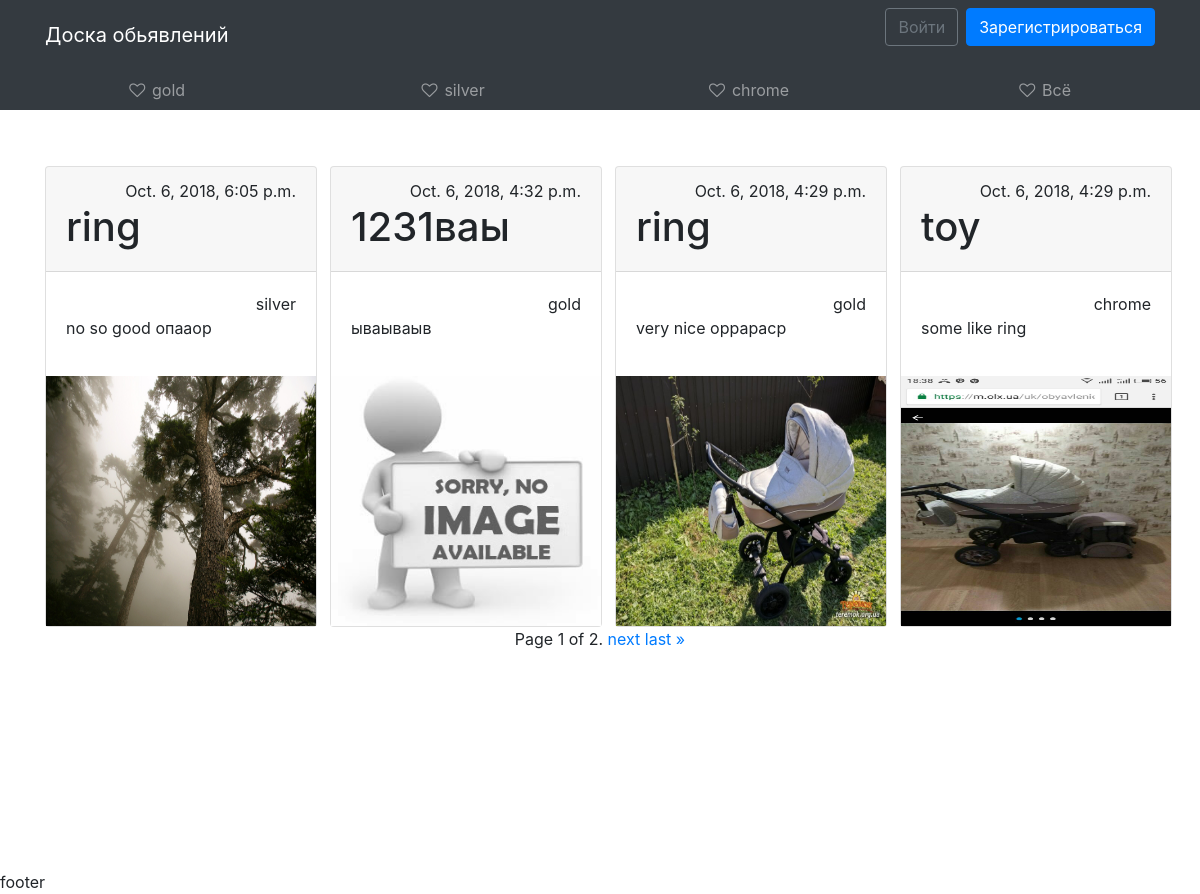
The app's page /, older data.
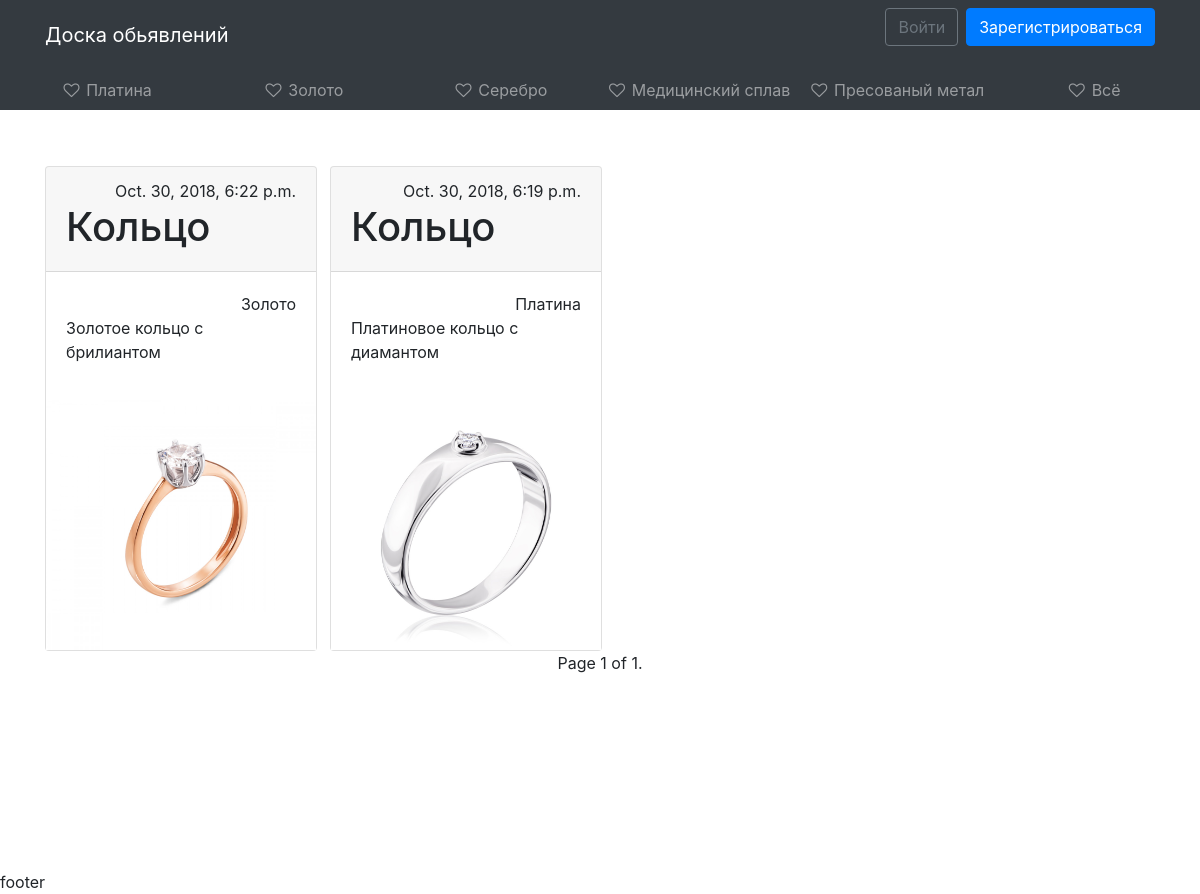
The same page, newer data.
### core/models.py (models this page shows, shortened)
class Category(models.Model):
    category_name = models.CharField(max_length = 20, blank=False, verbose_name=u'category name')

class Product(models.Model):
    DELETED = 0
    TO_MODERETION = 1
    ACTIVE = 2
    MODERATING = (
        (DELETED, 'Deleted'),
        (TO_MODERETION, 'To moderation'),
        (ACTIVE, 'Active')
    )
    STANDART = 0
    VIP = 1
    TO_VIP = (
        (STANDART, 'Standart'),
        (VIP, 'VIP')
    )
    VIP_MODER = (
        (STANDART, 'OK'),
        (VIP, 'Want VIP')
    )
    product_user = models.ForeignKey(User, on_delete=models.CASCADE, verbose_name=u'user', default='')
    product_category = models.ForeignKey('Category', on_delete=models.DO_NOTHING, verbose_name=u'category', related_name='product')
    product_name = models.CharField(max_length=20, blank=False, verbose_name=u'name')
    product_image = models.ImageField(verbose_name=u'foto', default='images/No-image.jpg')
    product_info = models.TextField(verbose_name=u'info')
    product_price = models.PositiveIntegerField(verbose_name=u'price')
    product_status = models.IntegerField(choices=MODERATING, default=TO_MODERETION, verbose_name=u'status')
    product_vip = models.IntegerField(choices=TO_VIP, default=STANDART, verbose_name=u'VIP status')
    product_vip_moderation = models.IntegerField(choices=VIP_MODER, default=STANDART, verbose_name=u'VIP moderation')
    product_datatime_creation = models.DateTimeField(verbose_name=u'Created', auto_now_add=True)

### core/views.py (the view)
# urls.py: path('', views.home, name='home'),
def home(request):
    context = {}
    context['category'] = Category.objects.all()
    paginator = Paginator(Product.objects.filter(product_vip=1).order_by('-product_datatime_creation').all(), 4)
    context['product'] = paginator.get_page(request.GET.get('page'))
    return render(request, template_name='core/home.html', context=context)

### templates/core/home.html (shortened to what this page needs)
{% extends 'base.html' %}
{% load staticfiles %}
{% block content %}
<div class="container">
<div class="row">
{% for item in product %}
  <div class="col col-md-6 col-lg-4 col-xl-3 mt-5">
    <div class="card" id="card">
        <div class="card-header">
            <div class="text-right">
                <p1>{{ item.product_datatime_creation }}</p1>
            </div>
        <h1>{{ item.product_name }}</h1>
        </div>
      <div class="card-body">
          <div class="text-right">
              {{ item.product_category.category_name }}
          </div>
          <p>{{ item.product_info }}</p>
      </div>
        <img src="{{ item.product_image.url }}" alt="..." onclick="location.href='{% url 'detail' pid=item.id %}'" height="250">
    </div>
  </div>
{% endfor %}
</div>
</div>
<div class="pagination">
    <span class="step-links">
        <span class="current">
            Page {{ product.number }} of {{ product.paginator.num_pages }}.
        </span>
        {% if product.has_next %}
            <a href="?page={{ product.next_page_number }}">next</a>
            <a href="?page={{ product.paginator.num_pages }}">last &raquo;</a>
        {% endif %}
    </span>
</div>
{% endblock %}

### templates/base.html (shortened to what this page needs)
{% load staticfiles %}
<html lang="en">
<head>
    <link rel="stylesheet" href="https://stackpath.bootstrapcdn.com/bootstrap/4.1.3/css/bootstrap.min.css">
    <link rel="stylesheet" href="https://cdnjs.cloudflare.com/ajax/libs/font-awesome/4.7.0/css/font-awesome.css">
    <link rel="stylesheet" href="{% static '/css/style.css' %}">
</head>
<body>
{% include 'header.html' %}
{% block sidebar %}
<div class="container-fluid h-100">
    <div class="row d-flex flex-row">
        <aside class="col-1 col-md-2 col-lg-12 h-md-100 p-0 bg-dark top">
            <nav class="navbar navbar-expand navbar-dark bg-dark p-0 px-lg-2">
                <div class="collapse navbar-collapse">
                    <ul class="flex-column flex-lg-row navbar-nav w-100 justify-content-center align-items-center align-items-sm-start text-left text-lg-center">
                        {% for item in category %}
                        <li class="nav-item w-100">
                            <a class="nav-link text-truncate" href="{% url 'category' pid=item.id %}"><i class="fa fa-heart-o fa-fw"></i> <span class="d-none d-md-inline">{{ item.category_name }}</span></a>
                        </li>
                        {% endfor %}
                        <li class="nav-item w-100">
                            <a class="nav-link text-truncate" href="{% url 'all' %}"><i class="fa fa-heart-o fa-fw"></i> <span class="d-none d-md-inline">Всё</span></a>
                        </li>
                    </ul>
                </div>
            </nav>
        </aside>
        <main class="col-11 col-md-10 col-lg-12 bg-faded py-2">
            {% endblock %}
            {% block content %}{% endblock %}
        </main>
    </div>
</div>
<div>
    {% include 'footer.html' %}
</div>
</body>
</html>

Row changes from the older to the newer data that the page shows:
removed Category: category_name "gold"
removed Category: category_name "silver"
removed Category: category_name "chrome"
removed Product: product_datatime_creation "Oct. 6, 2018, 6:05 p.m.", product_name "ring", product_category.category_name "silver", product_info "no so good опааор", product_image (picture)
no longer on this page (row edited): Product: product_datatime_creation "Oct. 6, 2018, 4:32 p.m.", product_name "1231ваы", product_category.category_name "gold", product_info "ываываыв", product_image (placeholder picture)
removed Product: product_datatime_creation "Oct. 6, 2018, 4:29 p.m.", product_name "ring", product_category.category_name "gold", product_info "very nice оррараср", product_image (picture)
no longer on this page (row edited): Product: product_datatime_creation "Oct. 6, 2018, 4:29 p.m.", product_name "toy", product_category.category_name "chrome", product_info "some like ring", product_image (picture)
added Category: category_name "Платина"
added Category: category_name "Золото"
added Category: category_name "Серебро"
added Category: category_name "Медицинский сплав"
added Category: category_name "Пресованый метал"
added Product: product_datatime_creation "Oct. 30, 2018, 6:22 p.m.", product_name "Кольцо", product_category.category_name "Золото", product_info "Золотое кольцо с брилиантом", product_image (picture)
added Product: product_datatime_creation "Oct. 30, 2018, 6:19 p.m.", product_name "Кольцо", product_category.category_name "Платина", product_info "Платиновое кольцо с диамантом", product_image (picture)
Text that changed along with them:
{{ product.paginator.num_pages }}: "2" → "1"
text no longer shown: "next last »"
